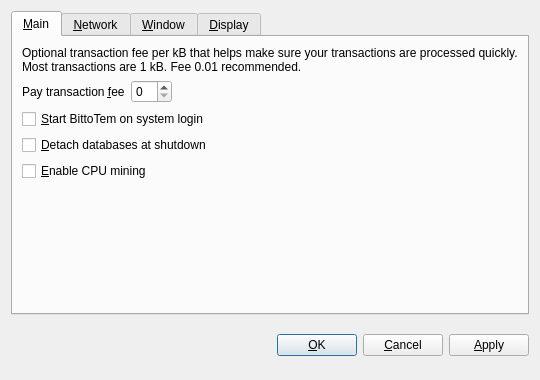
<?xml version="1.0" encoding="UTF-8"?>
<ui version="4.0">
 <class>OptionsDialog</class>
 <widget class="QDialog" name="OptionsDialog">
  <property name="geometry">
   <rect>
    <x>0</x>
    <y>0</y>
    <width>540</width>
    <height>380</height>
   </rect>
  </property>
  <property name="windowTitle">
   <string>Options</string>
  </property>
  <property name="modal">
   <bool>true</bool>
  </property>
  <layout class="QVBoxLayout" name="verticalLayout">
   <item>
    <widget class="QTabWidget" name="tabWidget">
     <property name="tabPosition">
      <enum>QTabWidget::North</enum>
     </property>
     <property name="currentIndex">
      <number>0</number>
     </property>
     <widget class="QWidget" name="tabMain">
      <attribute name="title">
       <string>&amp;Main</string>
      </attribute>
      <layout class="QVBoxLayout" name="verticalLayout_Main">
       <item>
        <widget class="QLabel" name="transactionFeeInfoLabel">
         <property name="text">
          <string>Optional transaction fee per kB that helps make sure your transactions are processed quickly. Most transactions are 1 kB. Fee 0.01 recommended.</string>
         </property>
         <property name="textFormat">
          <enum>Qt::PlainText</enum>
         </property>
         <property name="wordWrap">
          <bool>true</bool>
         </property>
        </widget>
       </item>
       <item>
        <layout class="QHBoxLayout" name="horizontalLayout_Main">
         <item>
          <widget class="QLabel" name="transactionFeeLabel">
           <property name="text">
            <string>Pay transaction &amp;fee</string>
           </property>
           <property name="textFormat">
            <enum>Qt::PlainText</enum>
           </property>
           <property name="buddy">
            <cstring>transactionFee</cstring>
           </property>
          </widget>
         </item>
         <item>
          <widget class="BitcoinAmountField" name="transactionFee"/>
         </item>
         <item>
          <spacer name="horizontalSpacer_Main">
           <property name="orientation">
            <enum>Qt::Horizontal</enum>
           </property>
           <property name="sizeHint" stdset="0">
            <size>
             <width>40</width>
             <height>20</height>
            </size>
           </property>
          </spacer>
         </item>
        </layout>
       </item>
       <item>
        <widget class="QCheckBox" name="bitcoinAtStartup">
         <property name="toolTip">
          <string>Automatically start BittoTem after logging in to the system.</string>
         </property>
         <property name="text">
          <string>&amp;Start BittoTem on system login</string>
         </property>
        </widget>
       </item>
       <item>
        <widget class="QCheckBox" name="detachDatabases">
         <property name="toolTip">
          <string>Detach block and address databases at shutdown. This means they can be moved to another data directory, but it slows down shutdown. The wallet is always detached.</string>
         </property>
         <property name="text">
          <string>&amp;Detach databases at shutdown</string>
         </property>
        </widget>
       </item>
       <item>
        <widget class="QCheckBox" name="cpuMining">
         <property name="toolTip">
          <string>Enable Proof-of-Work CPU mining (generating/minting) of BittoTems (NOT to be confused with Proof-of-Stake!).</string>
         </property>
         <property name="text">
          <string>&amp;Enable CPU mining</string>
         </property>
        </widget>
       </item>
       <item>
        <spacer name="verticalSpacer_Main">
         <property name="orientation">
          <enum>Qt::Vertical</enum>
         </property>
         <property name="sizeHint" stdset="0">
          <size>
           <width>20</width>
           <height>40</height>
          </size>
         </property>
        </spacer>
       </item>
      </layout>
     </widget>
     <widget class="QWidget" name="tabNetwork">
      <attribute name="title">
       <string>&amp;Network</string>
      </attribute>
      <layout class="QVBoxLayout" name="verticalLayout_Network">
       <item>
        <widget class="QCheckBox" name="mapPortUpnp">
         <property name="toolTip">
          <string>Automatically open the BittoTem client port on the router. This only works when your router supports UPnP and it is enabled.</string>
         </property>
         <property name="text">
          <string>Map port using &amp;UPnP</string>
         </property>
        </widget>
       </item>
       <item>
        <widget class="QCheckBox" name="connectSocks">
         <property name="toolTip">
          <string>Connect to the BittoTem network through a SOCKS proxy (e.g. when connecting through Tor).</string>
         </property>
         <property name="text">
          <string>&amp;Connect through SOCKS proxy:</string>
         </property>
        </widget>
       </item>
       <item>
        <layout class="QHBoxLayout" name="horizontalLayout_Network">
         <item>
          <widget class="QLabel" name="proxyIpLabel">
           <property name="text">
            <string>Proxy &amp;IP:</string>
           </property>
           <property name="textFormat">
            <enum>Qt::PlainText</enum>
           </property>
           <property name="buddy">
            <cstring>proxyIp</cstring>
           </property>
          </widget>
         </item>
         <item>
          <widget class="QValidatedLineEdit" name="proxyIp">
           <property name="maximumSize">
            <size>
             <width>140</width>
             <height>16777215</height>
            </size>
           </property>
           <property name="toolTip">
            <string>IP address of the proxy (e.g. 127.0.0.1)</string>
           </property>
          </widget>
         </item>
         <item>
          <widget class="QLabel" name="proxyPortLabel">
           <property name="text">
            <string>&amp;Port:</string>
           </property>
           <property name="textFormat">
            <enum>Qt::PlainText</enum>
           </property>
           <property name="buddy">
            <cstring>proxyPort</cstring>
           </property>
          </widget>
         </item>
         <item>
          <widget class="QLineEdit" name="proxyPort">
           <property name="maximumSize">
            <size>
             <width>55</width>
             <height>16777215</height>
            </size>
           </property>
           <property name="toolTip">
            <string>Port of the proxy (e.g. 9050)</string>
           </property>
          </widget>
         </item>
         <item>
          <widget class="QLabel" name="socksVersionLabel">
           <property name="text">
            <string>SOCKS &amp;Version:</string>
           </property>
           <property name="textFormat">
            <enum>Qt::PlainText</enum>
           </property>
           <property name="buddy">
            <cstring>socksVersion</cstring>
           </property>
          </widget>
         </item>
         <item>
          <widget class="QValueComboBox" name="socksVersion">
           <property name="toolTip">
            <string>SOCKS version of the proxy (e.g. 5)</string>
           </property>
          </widget>
         </item>
         <item>
          <spacer name="horizontalSpacer_Network">
           <property name="orientation">
            <enum>Qt::Horizontal</enum>
           </property>
           <property name="sizeHint" stdset="0">
            <size>
             <width>40</width>
             <height>20</height>
            </size>
           </property>
          </spacer>
         </item>
        </layout>
       </item>
       <item>
        <spacer name="verticalSpacer_Network">
         <property name="orientation">
          <enum>Qt::Vertical</enum>
         </property>
         <property name="sizeHint" stdset="0">
          <size>
           <width>20</width>
           <height>40</height>
          </size>
         </property>
        </spacer>
       </item>
      </layout>
     </widget>
     <widget class="QWidget" name="tabWindow">
      <attribute name="title">
       <string>&amp;Window</string>
      </attribute>
      <layout class="QVBoxLayout" name="verticalLayout_Window">
       <item>
        <widget class="QCheckBox" name="minimizeToTray">
         <property name="toolTip">
          <string>Show only a tray icon after minimizing the window.</string>
         </property>
         <property name="text">
          <string>&amp;Minimize to the tray instead of the taskbar</string>
         </property>
        </widget>
       </item>
       <item>
        <widget class="QCheckBox" name="minimizeOnClose">
         <property name="toolTip">
          <string>Minimize instead of exit the application when the window is closed. When this option is enabled, the application will be closed only after selecting Quit in the menu.</string>
         </property>
         <property name="text">
          <string>M&amp;inimize on close</string>
         </property>
        </widget>
       </item>
       <item>
        <spacer name="verticalSpacer_Window">
         <property name="orientation">
          <enum>Qt::Vertical</enum>
         </property>
         <property name="sizeHint" stdset="0">
          <size>
           <width>20</width>
           <height>40</height>
          </size>
         </property>
        </spacer>
       </item>
      </layout>
     </widget>
     <widget class="QWidget" name="tabDisplay">
      <attribute name="title">
       <string>&amp;Display</string>
      </attribute>
      <layout class="QVBoxLayout" name="verticalLayout_Display">
       <item>
        <layout class="QHBoxLayout" name="horizontalLayout_1_Display">
         <item>
          <widget class="QLabel" name="langLabel">
           <property name="text">
            <string>User Interface &amp;language:</string>
           </property>
           <property name="textFormat">
            <enum>Qt::PlainText</enum>
           </property>
           <property name="buddy">
            <cstring>lang</cstring>
           </property>
          </widget>
         </item>
         <item>
          <widget class="QValueComboBox" name="lang">
           <property name="toolTip">
            <string>The user interface language can be set here. This setting will take effect after restarting BittoTem.</string>
           </property>
          </widget>
         </item>
        </layout>
       </item>
       <item>
        <layout class="QHBoxLayout" name="horizontalLayout_2_Display">
         <item>
          <widget class="QLabel" name="unitLabel">
           <property name="text">
            <string>&amp;Unit to show amounts in:</string>
           </property>
           <property name="textFormat">
            <enum>Qt::PlainText</enum>
           </property>
           <property name="buddy">
            <cstring>unit</cstring>
           </property>
          </widget>
         </item>
         <item>
          <widget class="QValueComboBox" name="unit">
           <property name="toolTip">
            <string>Choose the default subdivision unit to show in the interface and when sending coins.</string>
           </property>
          </widget>
         </item>
        </layout>
       </item>
       <item>
        <widget class="QCheckBox" name="displayAddresses">
         <property name="toolTip">
          <string>Whether to show BittoTem addresses in the transaction list or not.</string>
         </property>
         <property name="text">
          <string>&amp;Display addresses in transaction list</string>
         </property>
        </widget>
       </item>
       <item>
        <spacer name="verticalSpacer_Display">
         <property name="orientation">
          <enum>Qt::Vertical</enum>
         </property>
         <property name="sizeHint" stdset="0">
          <size>
           <width>20</width>
           <height>40</height>
          </size>
         </property>
        </spacer>
       </item>
      </layout>
     </widget>
    </widget>
   </item>
   <item>
    <layout class="QHBoxLayout" name="horizontalLayout_Buttons">
     <item>
      <spacer name="horizontalSpacer_1">
       <property name="orientation">
        <enum>Qt::Horizontal</enum>
       </property>
       <property name="sizeHint" stdset="0">
        <size>
         <width>40</width>
         <height>48</height>
        </size>
       </property>
      </spacer>
     </item>
     <item>
      <widget class="QLabel" name="statusLabel">
       <property name="font">
        <font>
         <weight>75</weight>
         <bold>true</bold>
        </font>
       </property>
       <property name="text">
        <string/>
       </property>
       <property name="textFormat">
        <enum>Qt::PlainText</enum>
       </property>
       <property name="wordWrap">
        <bool>true</bool>
       </property>
      </widget>
     </item>
     <item>
      <spacer name="horizontalSpacer_2">
       <property name="orientation">
        <enum>Qt::Horizontal</enum>
       </property>
       <property name="sizeHint" stdset="0">
        <size>
         <width>40</width>
         <height>48</height>
        </size>
       </property>
      </spacer>
     </item>
     <item>
      <widget class="QPushButton" name="okButton">
       <property name="text">
        <string>&amp;OK</string>
       </property>
      </widget>
     </item>
     <item>
      <widget class="QPushButton" name="cancelButton">
       <property name="text">
        <string>&amp;Cancel</string>
       </property>
       <property name="autoDefault">
        <bool>false</bool>
       </property>
      </widget>
     </item>
     <item>
      <widget class="QPushButton" name="applyButton">
       <property name="text">
        <string>&amp;Apply</string>
       </property>
       <property name="autoDefault">
        <bool>false</bool>
       </property>
      </widget>
     </item>
    </layout>
   </item>
  </layout>
 </widget>
 <customwidgets>
  <customwidget>
   <class>BitcoinAmountField</class>
   <extends>QSpinBox</extends>
   <header>bitcoinamountfield.h</header>
  </customwidget>
  <customwidget>
   <class>QValueComboBox</class>
   <extends>QComboBox</extends>
   <header>qvaluecombobox.h</header>
  </customwidget>
  <customwidget>
   <class>QValidatedLineEdit</class>
   <extends>QLineEdit</extends>
   <header>qvalidatedlineedit.h</header>
  </customwidget>
 </customwidgets>
 <resources/>
 <connections/>
</ui>
